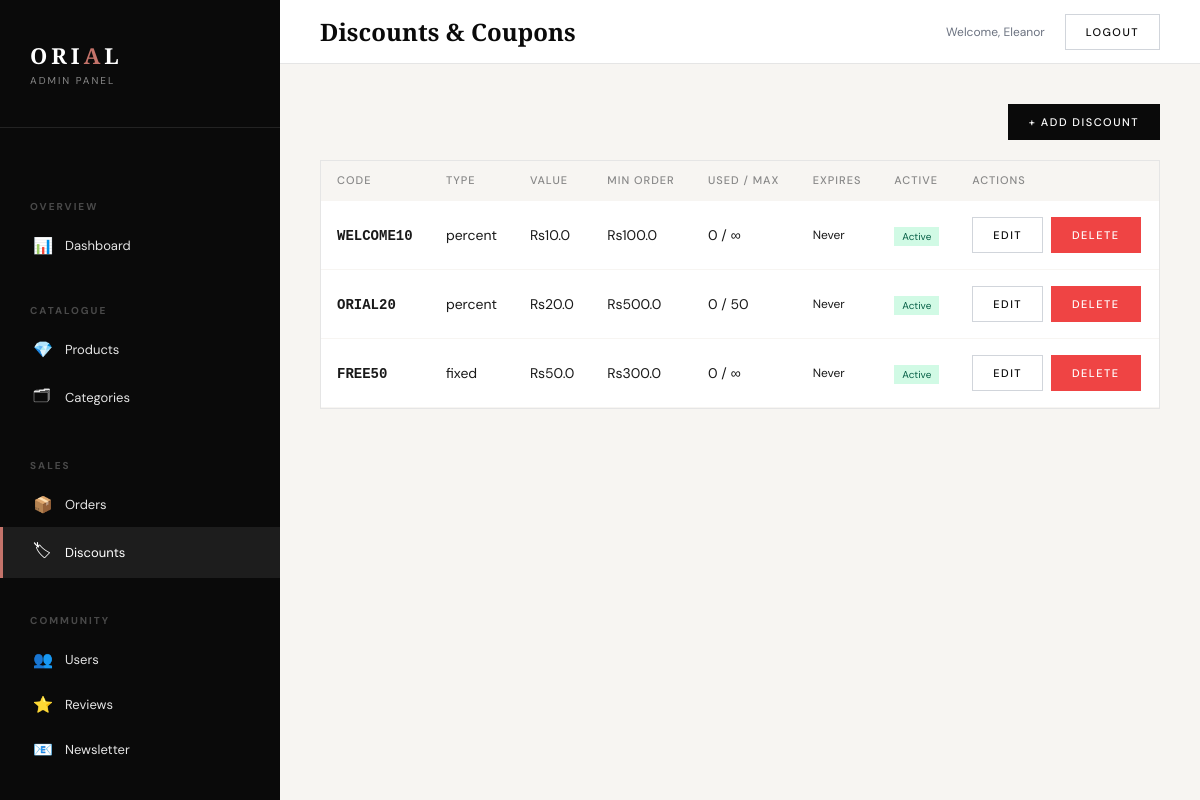
/admin/discounts (signed in), run on the app's committed database.
### app/models.py (models this page shows, shortened)
class User(db.Model, UserMixin):
    __tablename__ = 'users'
    id = db.Column(db.Integer, primary_key=True)
    first_name = db.Column(db.String(80), nullable=False)
    last_name = db.Column(db.String(80), nullable=True)
    email = db.Column(db.String(120), unique=True, nullable=False)
    password_hash = db.Column(db.String(200), nullable=False)
    is_admin = db.Column(db.Boolean, default=False)
    phone = db.Column(db.String(30))
    address_line1 = db.Column(db.String(200))
    address_line2 = db.Column(db.String(200))
    city = db.Column(db.String(100))
    postcode = db.Column(db.String(20))
    country = db.Column(db.String(100), default='United Kingdom')
    created_at = db.Column(db.DateTime, default=datetime.utcnow)
    is_active = db.Column(db.Boolean, default=True)
    orders = db.relationship('Order', backref='customer', lazy=True)
    reviews = db.relationship('Review', backref='author', lazy=True)
    wishlist_items = db.relationship('Wishlist', backref='user', lazy=True)
    cart_items = db.relationship('CartItem', backref='user', lazy=True)

class Discount(db.Model):
    __tablename__ = 'discounts'
    id = db.Column(db.Integer, primary_key=True)
    code = db.Column(db.String(50), unique=True, nullable=False)
    description = db.Column(db.String(200))
    discount_type = db.Column(db.String(20), default='percent')  # 'percent' or 'fixed'
    value = db.Column(db.Float, nullable=False)              # e.g. 10 for 10% or Rs10 off
    min_order_amount = db.Column(db.Float, default=0)
    max_uses = db.Column(db.Integer)                         # None = unlimited
    used_count = db.Column(db.Integer, default=0)
    is_active = db.Column(db.Boolean, default=True)
    expires_at = db.Column(db.DateTime)
    created_at = db.Column(db.DateTime, default=datetime.utcnow)

### app/blueprints/admin.py (the view)
@admin_bp.route('/discounts')
@login_required
@admin_required
def discounts():
    all_discounts = Discount.query.order_by(Discount.created_at.desc()).all()
    return render_template('admin/discounts.html', discounts=all_discounts)

### app/blueprints/admin.py (called while the page is built)
def admin_required(f):
    @wraps(f)
    def decorated(*args, **kwargs):
        if not current_user.is_authenticated or not current_user.is_admin:
            flash('Admin access required.', 'danger')
            return redirect(url_for('main.index'))
        return f(*args, **kwargs)
    return decorated

### app/models.py (called while the page is built)
@login_manager.user_loader
def load_user(user_id):
    return User.query.get(int(user_id))

### app/templates/admin/discounts.html (shortened to what this page needs)
{% extends 'admin/base_admin.html' %}
{% block page_title %}Discounts & Coupons{% endblock %}
{% block content %}
<div style="display:flex;justify-content:flex-end;margin-bottom:20px;">
    <a href="{{ url_for('admin.new_discount') }}" class="admin-btn primary">+ Add Discount</a>
</div>
<div class="admin-card" style="padding:0;">
    <table class="admin-table">
        <thead>
            <tr>
                <th>Code</th>
                <th>Type</th>
                <th>Value</th>
                <th>Min Order</th>
                <th>Used / Max</th>
                <th>Expires</th>
                <th>Active</th>
                <th>Actions</th>
            </tr>
        </thead>
        <tbody>
            {% for d in discounts %}
            <tr>
                <td><strong style="font-family:monospace;">{{ d.code }}</strong></td>
                <td>{{ d.discount_type }}</td>
                <td>{% if d.discount_type == 'percentage' %}{{ d.value }}%{% else %}Rs{{ d.value }}{% endif %}</td>
                <td>{% if d.min_order_amount %}Rs{{ d.min_order_amount }}{% else %}—{% endif %}</td>
                <td>{{ d.used_count }}{% if d.max_uses %} / {{ d.max_uses }}{% else %} / ∞{% endif %}</td>
                <td style="font-size:12px;">{% if d.expires_at %}{{ d.expires_at.strftime('%d %b %Y') }}{% else
                    %}Never{% endif %}</td>
                <td><span
                        style="padding:3px 8px;font-size:10px;background:{{ '#d1fae5;color:#065f46' if d.is_active else '#fee2e2;color:#991b1b' }}">{{
                        'Active' if d.is_active else 'Inactive' }}</span></td>
                <td>
                    <a href="{{ url_for('admin.edit_discount', did=d.id) }}" class="admin-btn secondary"
                        style="margin-right:4px;">Edit</a>
                    <button onclick="deleteDis({{ d.id }}, this)" class="admin-btn danger">Delete</button>
                </td>
            </tr>
            {% else %}<tr>
                <td colspan="8" style="text-align:center;color:#9ca3af;padding:40px;">No discounts. <a
                        href="{{ url_for('admin.new_discount') }}">Create one?</a></td>
            </tr>{% endfor %}
        </tbody>
    </table>
</div>
{% endblock %}

### app/templates/admin/base_admin.html (shortened to what this page needs)
<!DOCTYPE html>
<html lang="en">
<head>
    <link rel="stylesheet" href="{{ url_for('static', filename='css/style.css') }}">
</head>
<body>
    <div class="admin-layout">
        <aside class="admin-sidebar">
            <div class="admin-sidebar-logo">
                <a href="{{ url_for('admin.dashboard') }}">ORI<span>A</span>L</a>
                <small>Admin Panel</small>
            </div>
            <nav class="admin-nav">
                <div class="admin-nav-section">Overview</div>
                <a href="{{ url_for('admin.dashboard') }}"
                    class="{{ 'active' if request.endpoint == 'admin.dashboard' }}">
                    <span class="icon">📊</span> Dashboard
                </a>
                <div class="admin-nav-section">Catalogue</div>
                <a href="{{ url_for('admin.products') }}" class="{{ 'active' if 'product' in request.endpoint }}">
                    <span class="icon">💎</span> Products
                </a>
                <a href="{{ url_for('admin.categories') }}" class="{{ 'active' if 'categor' in request.endpoint }}">
                    <span class="icon">🗂</span> Categories
                </a>
                <div class="admin-nav-section">Sales</div>
                <a href="{{ url_for('admin.orders') }}" class="{{ 'active' if 'order' in request.endpoint }}">
                    <span class="icon">📦</span> Orders
                </a>
                <a href="{{ url_for('admin.discounts') }}" class="{{ 'active' if 'discount' in request.endpoint }}">
                    <span class="icon">🏷</span> Discounts
                </a>
                <div class="admin-nav-section">Community</div>
                <a href="{{ url_for('admin.users') }}" class="{{ 'active' if 'user' in request.endpoint }}">
                    <span class="icon">👥</span> Users
                </a>
                <a href="{{ url_for('admin.reviews') }}" class="{{ 'active' if 'review' in request.endpoint }}">
                    <span class="icon">⭐</span> Reviews
                </a>
                <a href="{{ url_for('admin.newsletter_list') }}"
                    class="{{ 'active' if 'newsletter' in request.endpoint }}">
                    <span class="icon">📧</span> Newsletter
                </a>
                <div class="admin-nav-section">Config</div>
            </nav>
        </aside>
        <div class="admin-main">
            <div class="admin-topbar">
                <h1>{% block page_title %}Dashboard{% endblock %}</h1>
                <div class="admin-topbar-right">
                    <span style="font-size:12px;color:#6b7280;">Welcome, {{ current_user.first_name }}</span>
                    <a href="{{ url_for('auth.logout') }}" class="admin-btn secondary">Logout</a>
                </div>
            </div>
            <div class="admin-content">{% block content %}{% endblock %}</div>
        </div>
    </div>
</body>
</html>

### data on the page
User: first_name "Eleanor"
Discount: code "WELCOME10", discount_type "percent", value "10.0", min_order_amount "100.0", used_count "0", shows "Never", is_active "Active"
Discount: code "ORIAL20", discount_type "percent", value "20.0", min_order_amount "500.0", used_count "0", max_uses "50", shows "Never", is_active "Active"
Discount: code "FREE50", discount_type "fixed", value "50.0", min_order_amount "300.0", used_count "0", shows "Never", is_active "Active"
